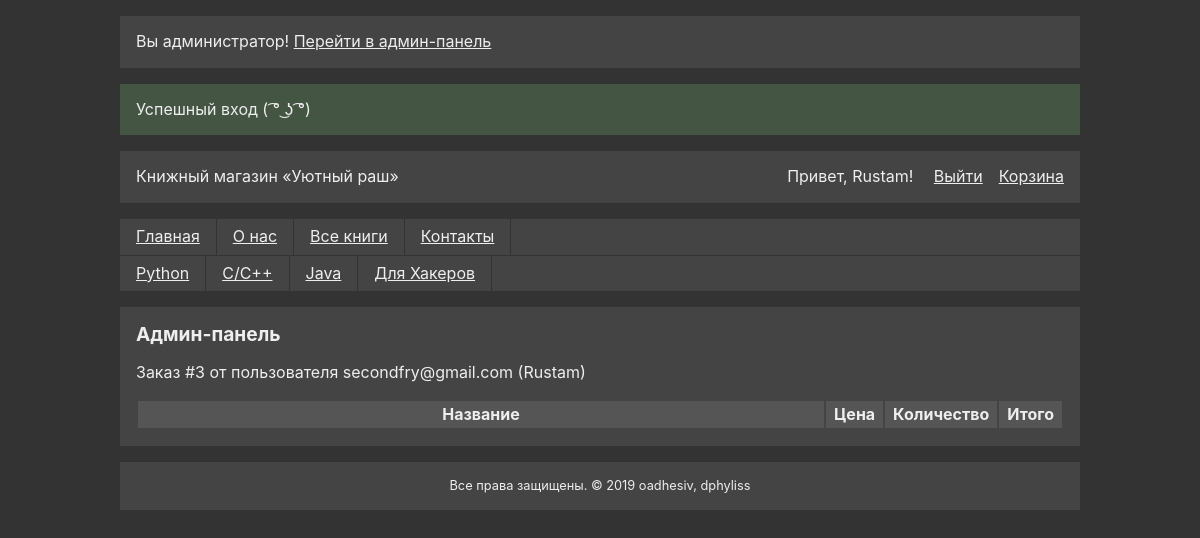
The page /admin.php?entity=orders&action=see&id=3 (signed in) on the database its author committed.
### tables this page shows
CREATE TABLE IF NOT EXISTS `category` (
  `id` int(11) NOT NULL AUTO_INCREMENT COMMENT 'ID',
  `short` varchar(16) NOT NULL COMMENT 'Ключ',
  `name` text DEFAULT NULL COMMENT 'Имя',
  `description` text DEFAULT NULL COMMENT 'Описание',
  `created_at` timestamp NOT NULL DEFAULT current_timestamp() COMMENT 'Дата создания',
  `updated_at` timestamp NOT NULL DEFAULT current_timestamp() COMMENT 'Дата изменения',
  `active` int(1) NOT NULL DEFAULT 0 COMMENT 'Статус',
  PRIMARY KEY (`id`),
  UNIQUE KEY `short` (`short`)
);

CREATE TABLE IF NOT EXISTS `orders` (
  `id` int(11) NOT NULL AUTO_INCREMENT COMMENT 'ID',
  `user_id` int(11) NOT NULL COMMENT 'ID пользователя',
  `status` varchar(16) NOT NULL DEFAULT 'placed' COMMENT 'Статус заказа',
  PRIMARY KEY (`id`),
  KEY `user_id` (`user_id`)
);

CREATE TABLE IF NOT EXISTS `users` (
  `id` int(11) NOT NULL AUTO_INCREMENT COMMENT 'ID',
  `type` text NOT NULL DEFAULT 'user' COMMENT 'Тип пользователя',
  `name` text DEFAULT NULL COMMENT 'Имя пользователя',
  `email` text DEFAULT NULL COMMENT 'Электронная почта',
  `password` varchar(128) DEFAULT NULL COMMENT 'Хэш пароля',
  `created_at` timestamp NOT NULL DEFAULT current_timestamp() COMMENT 'Дата создания',
  `updated_at` timestamp NOT NULL DEFAULT current_timestamp() COMMENT 'Дата изменения',
  `active` int(1) NOT NULL DEFAULT 0 COMMENT 'Статус',
  PRIMARY KEY (`id`),
  UNIQUE KEY `email` (`email`) USING HASH
);

### admin/vieworder.php (the view, shortened to what this page needs)
<?php
require_once 'pieces/header.php';
$id = url_get('id', '/^[0-9]+$/');
$res = mysqli_query($DB, 'SELECT * FROM `orders` LEFT JOIN `users` ON `orders`.`user_id`=`users`.`id` WHERE `orders`.`id` = ' . $id);
$row = mysqli_fetch_assoc($res);
?>
<h1 class="page_title">Админ-панель</h1>
<p>Заказ #<?=$id?> от пользователя <?=$row['email']?> (<?=$row['name']?>)</p>
<table class="basket_table">
<thead>
  <tr>
    <th class="basket_table_th_name">Название</th>
    <th>Цена</th>
    <th>Количество</th>
    <th>Итого</th>
  </tr>
</thead>
</table>
<?php
require_once 'pieces/footer.php';

### pieces/header.php (shortened to what this page needs)
<?php
$url_category = url_get_category();
?>
<!DOCTYPE html>
<html>
<head>
<link rel="stylesheet" href="/static/style.css">
<link rel="stylesheet" href="/static/desktop.css" media="(min-width: 576px)">
</head>
<body>
<div id="container">
<header id="header">
  <div class="some_block" id="header_top">
    <div id="title">Книжный магазин «Уютный раш»</div>
    <a href="/index.php?action=view&page=basket">Корзина</a>
  </div>
  <navbar class="navigation">
    <a class="nav_link" href="/">Главная</a>
    <a class="nav_link" href="/index.php?action=view&page=about">О нас</a>
    <a class="nav_link" href="/index.php?action=category&category=all">Все книги</a>
    <a class="nav_link" href="/index.php?action=view&page=contacts">Контакты</a>
  </navbar>
  <navbar class="navigation">
    <?php
      $res = get_all($DB, 'category');
      if ($res) {
        while ($row = mysqli_fetch_assoc($res)) {
          $flag = $url_category == $row['short'] ? ' active' : '';
          ?><a class="nav_link<?=$flag?>" href="/index.php?action=category&category=<?=$row['short']?>"><?=$row['name']?></a><?php
        }
      }
    ?>
  </navbar>
</header>
<div class="some_block" id="main">

### static/style.css (style rules this page uses)
* { box-sizing: border-box; }
body { margin: 0; font-family: -apple-system,BlinkMacSystemFont,"Segoe UI",Roboto,"Helvetica Neue",Arial,"Noto Sans",sans-serif,"Apple Color Emoji","Segoe UI Emoji","Segoe UI Symbol","Noto Color Emoji"; background: #333; color: #eee; line-height: 1.231; }
a { color: #eee; text-decoration: underline; }
#container { max-width: 100%; margin: 0 auto; display: grid; grid-row-gap: 1rem; }
#header { display: grid; margin-top: 1rem; }
.some_block { background: #444; padding: 1rem; }
#header_top { display: grid; grid-row-gap: 1rem; }
.navigation { background: #444; display: grid; grid-auto-columns: min-content; grid-auto-flow: column; }
.navigation:first-of-type { margin-top: 1rem; border-bottom: 1px solid #333; }
.nav_link { padding: 0.5rem 1rem; border-right: 1px solid #333; white-space: nowrap; }
.page_title { font-size: 1.2rem; margin: 0 0 1rem 0; }
.basket_table td, .basket_table th { padding: 0.25rem 0.5rem; background: #555; white-space: nowrap; }
.basket_table_th_name { width: 100%; }

### static/desktop.css (style rules this page uses)
@media (min-width: 576px) { #container { max-width: 540px; } }
@media (min-width: 768px) { #container { max-width: 720px; } }
@media (min-width: 768px) { #header_top { grid-template-columns: 1fr min-content min-content; grid-column-gap: 1rem; } }
@media (min-width: 992px) { #container { max-width: 960px; } }

### rows shown on the page
category: name "Python"
category: name "C/C++"
category: name "Java"
category: name "Для Хакеров"
orders: user.email "secondfry@gmail.com", user.name "Rustam"

### other values the page prints
$v['text'] "Успешный вход ( ͡° ͜ʖ ͡°)"
$_SESSION['user']['name'] "Rustam"
$id "3"
